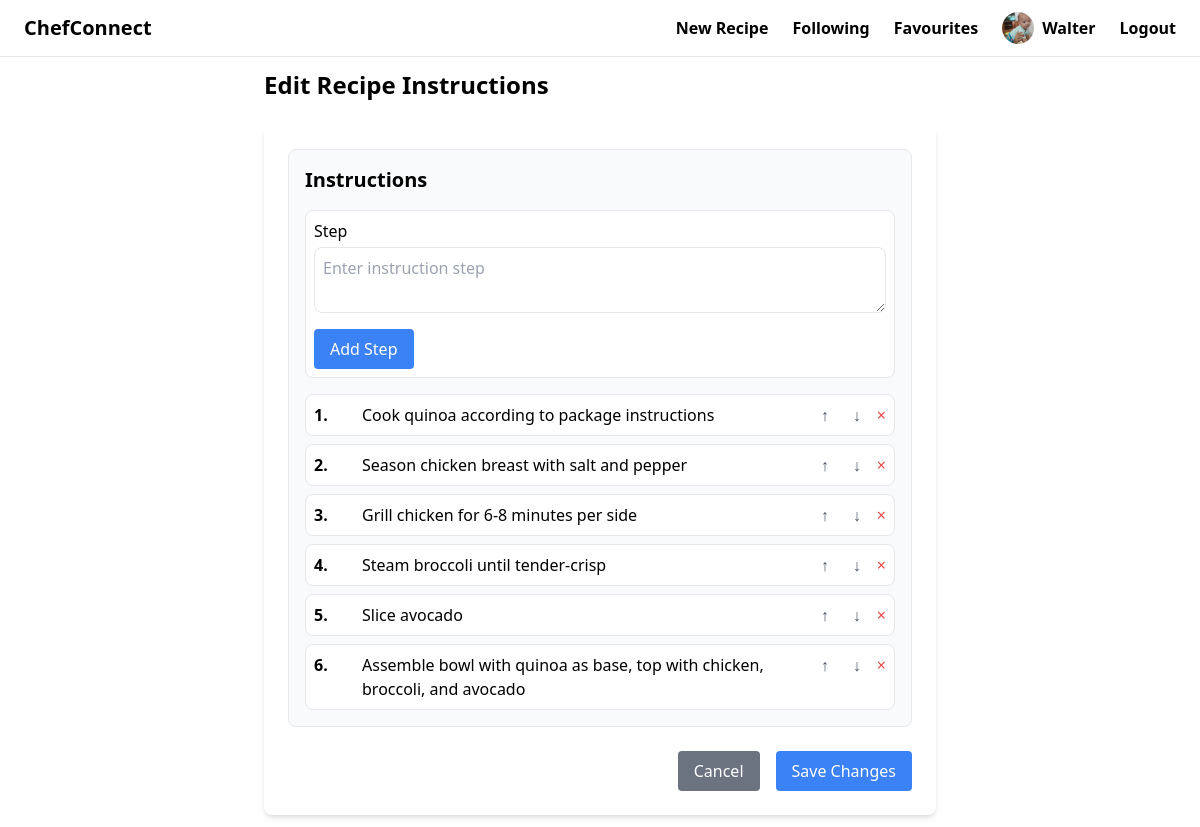
The page /recipe/5/edit/instructions/ (signed in) on the database as committed earlier.
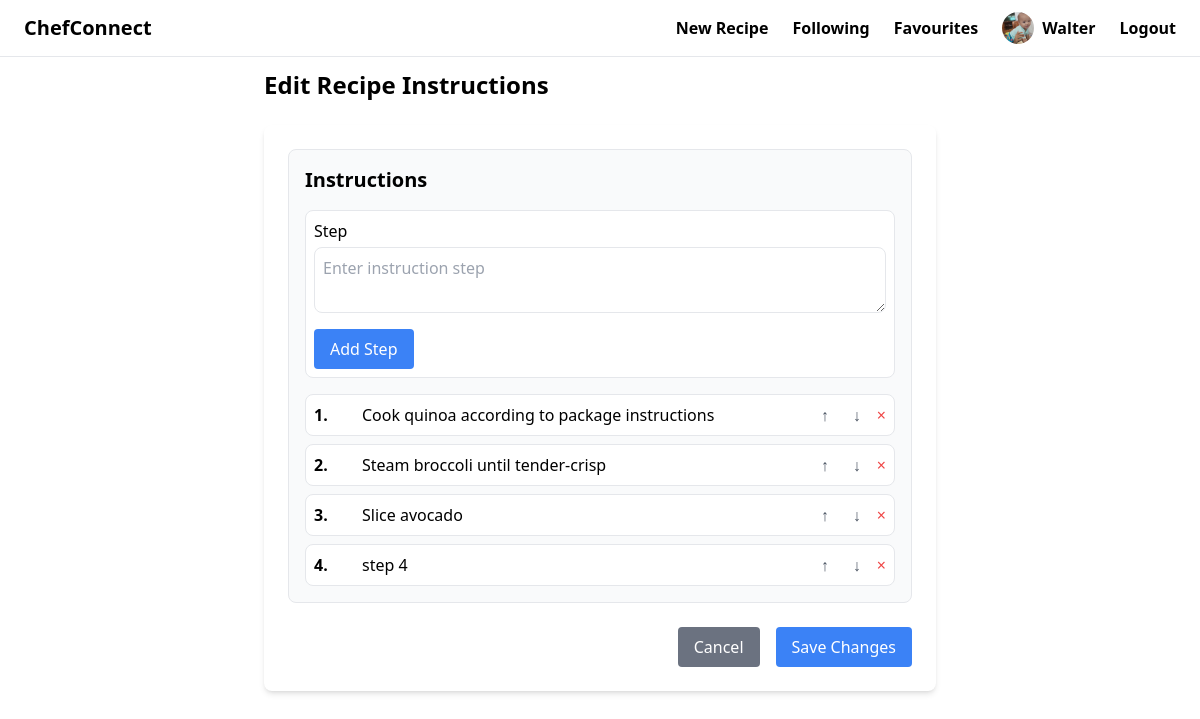
The same page on the database as committed later.
### recipe/models.py (models this page shows, shortened)
class Instruction(models.Model):
    recipe = models.ForeignKey(Recipe, on_delete=models.CASCADE, related_name="instructions")
    step_no = models.PositiveIntegerField()
    instruction = models.TextField()

### recipe/views.py (the view, shortened to what this page needs)
# urls.py: path('recipe/<int:recipe_id>/edit/instructions/', edit_instructions, name="edit_instructions"),
@login_required
def edit_instructions(request, recipe_id):
    recipe = get_object_or_404(Recipe, id=recipe_id)
    context = {
        'recipe': recipe,
        'recipe_instructions': recipe.instructions.all().order_by('step_no')
    }
    return render(request, 'recipe/edit_instructions.html', context)

### recipe/templates/recipe/edit_instructions.html (shortened to what this page needs)
{% extends 'base.html' %}
{% load static %}
{% block content %}
    <div class="max-w-2xl mx-auto">
        <h1 class="text-2xl font-bold mb-6">Edit Recipe Instructions</h1>
        <form method="POST" id="instruction-form">
            <div class="bg-white p-4 sm:p-6 rounded-lg shadow-md">
                <div class="mb-6">
                    <div class="p-4 border rounded-lg bg-gray-50">
                        <h2 class="text-xl font-semibold mb-4">Instructions</h2>
                        <div class="instruction-form p-2 border rounded-lg bg-white mb-4">
                            <div class="flex flex-col">
                                <label class="font-medium mb-1">Step</label>
                                <textarea id="instruction-input" rows="2"
                                          class="w-full border rounded-lg p-2 focus:ring-2 focus:ring-blue-500"
                                          placeholder="Enter instruction step"></textarea>
                            </div>
                            <button type="button" id="add-instruction"
                                    class="w-full sm:w-auto bg-blue-500 text-white px-4 py-2 rounded mt-4">
                                Add Step
                            </button>
                        </div>
                        <div id="instruction-list" class="space-y-2">
                            {% for instruction in recipe_instructions %}
                                <div class="instruction-item flex flex-col sm:flex-row items-start space-y-2 sm:space-y-0 sm:space-x-4 p-2 border rounded-lg bg-white">
                                    <span class="instruction-number font-semibold min-w-[2rem]">{{ instruction.step_no }}.</span>
                                    <p class="instruction-text flex-grow">{{ instruction.instruction }}</p>
                                    <div class="flex w-full sm:w-auto justify-end space-x-2 mt-2 sm:mt-0">
                                        <button type="button" class="move-up text-gray-600 hover:text-gray-900 px-2">↑
                                        </button>
                                        <button type="button" class="move-down text-gray-600 hover:text-gray-900 px-2">
                                            ↓
                                        </button>
                                        <button type="button"
                                                class="remove-instruction text-red-500 hover:text-red-700">×
                                        </button>
                                    </div>
                                </div>
                            {% endfor %}
                        </div>
                    </div>
                </div>
                <div class="mt-6 flex flex-col sm:flex-row justify-end space-y-2 sm:space-y-0 sm:space-x-4">
                    <a href="{% url 'recipe:detail' recipe.id %}"
                       class="w-full sm:w-auto bg-gray-500 text-white px-4 py-2 rounded hover:bg-gray-600 text-center">
                        Cancel
                    </a>
                    <button type="submit"
                            class="w-full sm:w-auto bg-blue-500 text-white px-4 py-2 rounded hover:bg-blue-700">
                        Save Changes
                    </button>
                </div>
            </div>
        </form>
    </div>
{% endblock %}

Rows that differ between the two databases and show on the page:
removed Instruction: step_no "2", instruction "Season chicken breast with salt and pepper"
removed Instruction: step_no "3", instruction "Grill chicken for 6-8 minutes per side"
removed Instruction: step_no "4", instruction "Steam broccoli until tender-crisp"
removed Instruction: step_no "5", instruction "Slice avocado"
removed Instruction: step_no "6", instruction "Assemble bowl with quinoa as base, top with chicken, broccoli, and avocado"
added Instruction: step_no "2", instruction "Steam broccoli until tender-crisp"
added Instruction: step_no "3", instruction "Slice avocado"
added Instruction: step_no "4", instruction "step 4"
